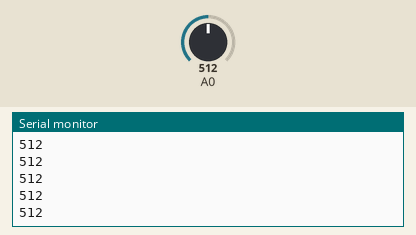
Simulated run of this sketch. Board: Arduino Uno, built with avr-gcc and run on an emulated ATmega328P. Parts: the last lines printed to the serial monitor. The inputs (shaded band) are chosen by the test bench; at power-on: A0 = 512.

Above: at 1.2 s.
1.3 s: A0 set to 716
At 1.31 s:
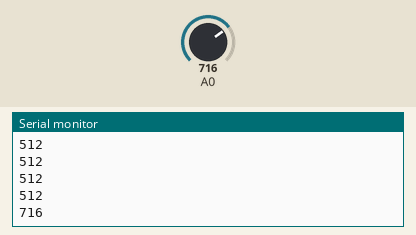
2.8 s: A0 set to 900
At 2.81 s:
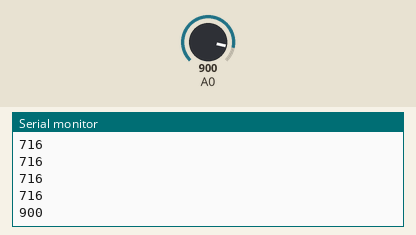
Timing chart, 0 to 5.8 s (numbered marks = the images above; inputs shaded):
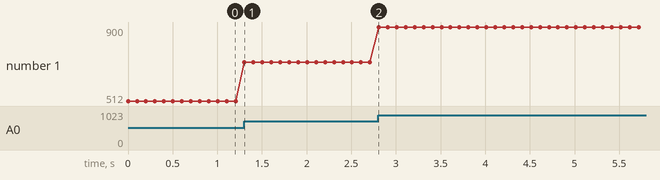

Measured:
- after the input at 1.3 s, the serial monitor: prints a new line at once (image 1)
- after the input at 2.8 s, the serial monitor: prints a new line at once (image 2)
- plotted number 1: 512 → 716 after the input at 1.3 s, 716 → 900 after the input at 2.8 s

The sketch:

emg_serial.ino
```cpp
void setup()
{
  Serial.begin(115200);
}

void loop() {
    int emgValue = analogRead(A0);  // Read from A0
    Serial.println(emgValue);  // Send value to Python
    delay(100);  // Increase delay (50-100ms is stable)
}
```
